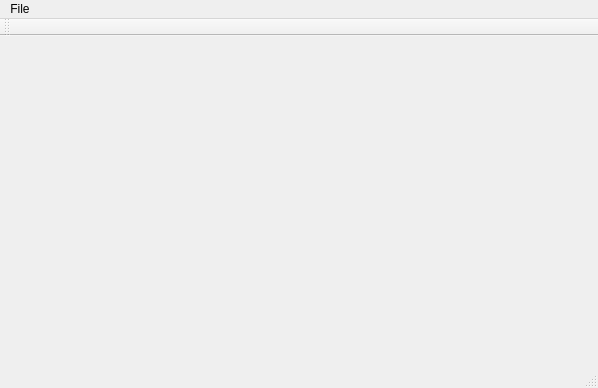
<ui version="4.0" >
 <class>MainWindow</class>
 <widget class="QMainWindow" name="MainWindow" >
  <property name="geometry" >
   <rect>
    <x>0</x>
    <y>0</y>
    <width>598</width>
    <height>388</height>
   </rect>
  </property>
  <property name="windowTitle" >
   <string>MainWindow</string>
  </property>
  <widget class="QWidget" name="centralwidget" />
  <widget class="QMenuBar" name="menubar" >
   <property name="geometry" >
    <rect>
     <x>0</x>
     <y>0</y>
     <width>598</width>
     <height>28</height>
    </rect>
   </property>
   <widget class="QMenu" name="menuFile" >
    <property name="title" >
     <string>File</string>
    </property>
    <widget class="QMenu" name="menuNew" >
     <property name="title" >
      <string>New</string>
     </property>
     <addaction name="actionIconSet" />
    </widget>
    <addaction name="menuNew" />
    <addaction name="separator" />
    <addaction name="actFromDir" />
    <addaction name="separator" />
    <addaction name="actExit" />
   </widget>
   <addaction name="menuFile" />
  </widget>
  <widget class="QStatusBar" name="statusbar" />
  <widget class="QToolBar" name="toolBar" >
   <property name="windowTitle" >
    <string>MainBar</string>
   </property>
   <property name="floatable" >
    <bool>false</bool>
   </property>
   <attribute name="toolBarArea" >
    <enum>TopToolBarArea</enum>
   </attribute>
   <attribute name="toolBarBreak" >
    <bool>false</bool>
   </attribute>
  </widget>
  <action name="actExit" >
   <property name="text" >
    <string>Exit</string>
   </property>
   <property name="statusTip" >
    <string>Exit from IconSet Editor</string>
   </property>
  </action>
  <action name="actionIconSet" >
   <property name="text" >
    <string>IconSet</string>
   </property>
  </action>
  <action name="actFromDir" >
   <property name="text" >
    <string>Create IconSet from Directory...</string>
   </property>
  </action>
 </widget>
 <resources/>
 <connections>
  <connection>
   <sender>actExit</sender>
   <signal>triggered()</signal>
   <receiver>MainWindow</receiver>
   <slot>close()</slot>
   <hints>
    <hint type="sourcelabel" >
     <x>-1</x>
     <y>-1</y>
    </hint>
    <hint type="destinationlabel" >
     <x>298</x>
     <y>193</y>
    </hint>
   </hints>
  </connection>
 </connections>
</ui>
